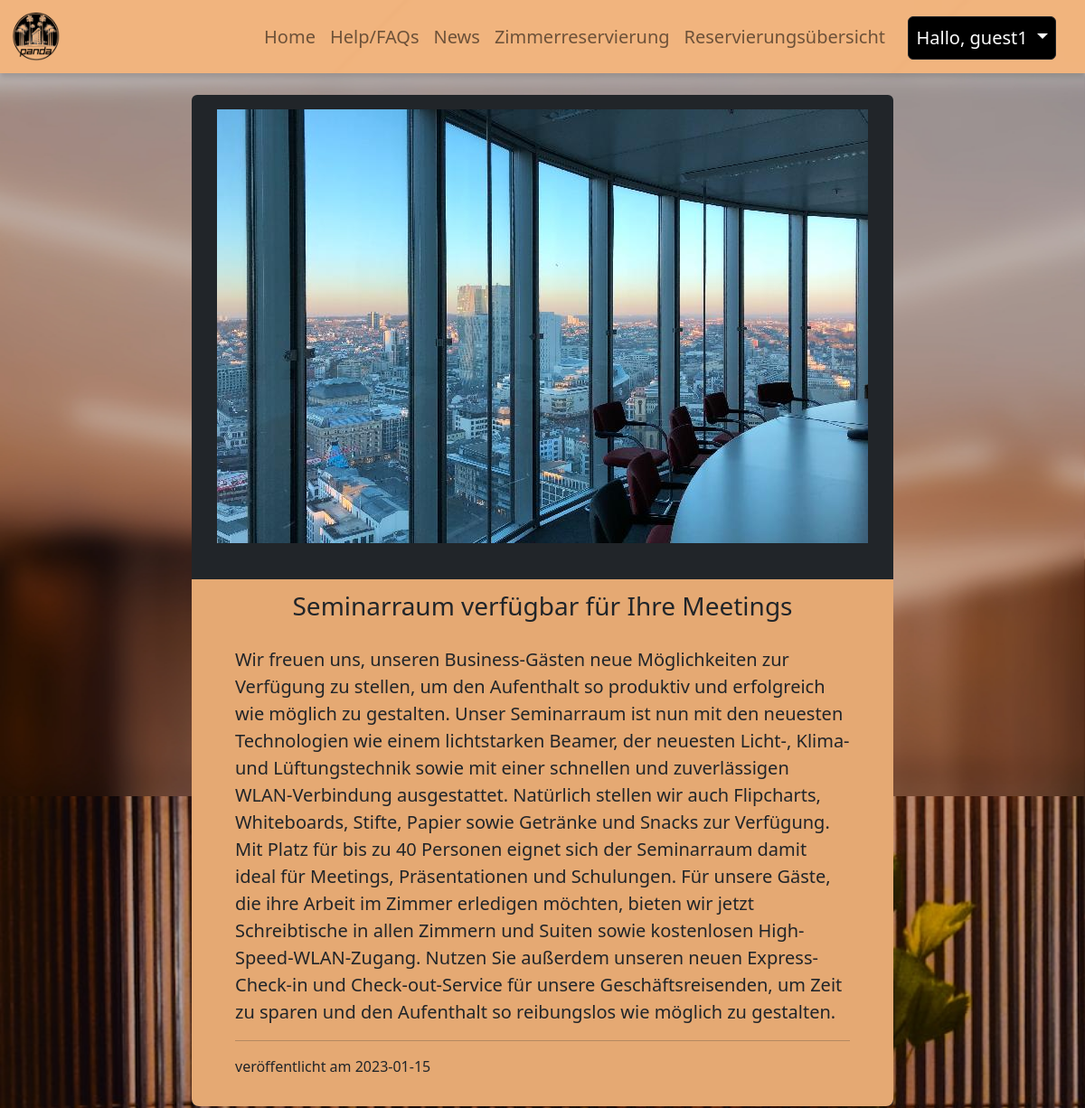
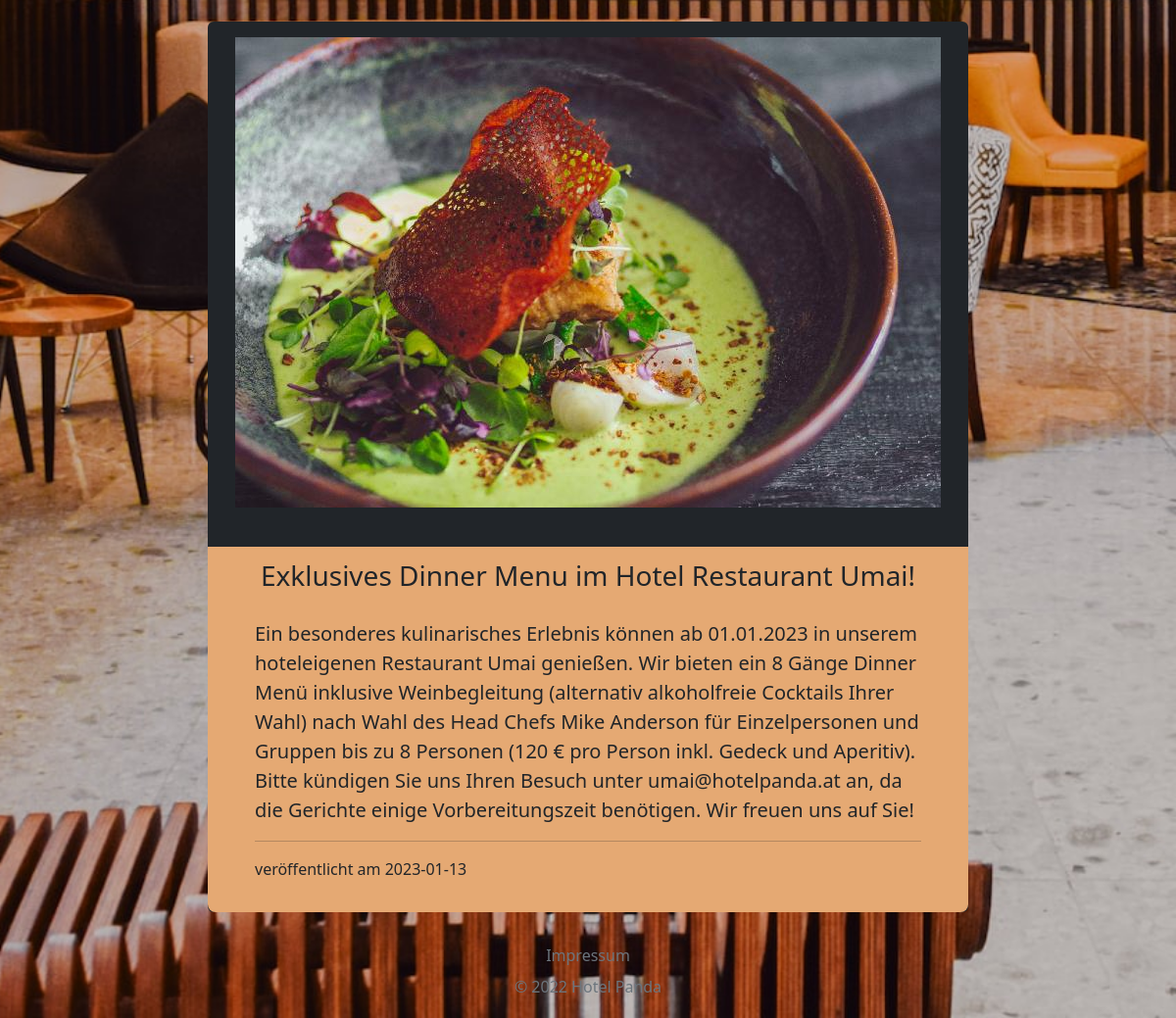
/index.php?page=news (signed in), run on the app's committed database (2 pictures, top to bottom).
### tables this page shows
CREATE TABLE `news` (
  `newsid` int(11) NOT NULL,
  `newsfile_path` varchar(255) NOT NULL,
  `newstitle` varchar(255) NOT NULL,
  `newsarticle` varchar(2000) NOT NULL,
  `newsdate` timestamp NOT NULL DEFAULT current_timestamp()
);

### inc/news.php (the view, shortened to what this page needs)
<div class="overflow-auto body-home d-flex flex-column min-vh-100 bg-image-blur overflow-visible">
    <?php
    require_once './utils/dbaccess.php';
    if (empty(mysqli_connect_error())) {
        try {
            $sql = "SELECT newsid, newsfile_path, newstitle, newsarticle, newsdate FROM news ORDER BY newsdate DESC";
            $result = $conn->query($sql);
            if ($result->num_rows > 0) {
                echo '
                <div class="col-lg-8 container  mx-auto">';
                while ($row = $result->fetch_assoc()) {
                    echo '
                    <div class="col-lg-12 mt-4  ">
                    <div class="bg-dark pt-3 rounded">';
                    if (!empty($row["newsfile_path"])) {
                        echo '<img class="img-fluid   " src="' . $row["newsfile_path"] . '"> <br>';
                    }
                    echo '<br>
                            <div class="lead fs-3 mt-3 p-2" style="background-color:#f6b47aec";><strong>' .    $row["newstitle"] . "</strong></div>";
                    echo '<div class="text-start px-5 py-3 news-text lead fw-normal  " style="background-color:#f6b47aec; border-bottom-right-radius:0.5rem; border-bottom-left-radius:0.5rem; ">';
                    echo  $row["newsarticle"];
                    echo "<hr>";
                    echo '<p class="fs-6">veröffentlicht am ' . substr($row['newsdate'], 0, -8) . '</p>';
                    echo "</div>";
                    echo '</div>';
                }
                echo "</div>
                </div>";
            } else {
                echo ' <p class=" style="color:white;" >Bisher wurden noch keine News eingetragen! Wenden Sie sich an einen Admin. ';
            }
        } catch (Exception $err) {
            $uploadError .= "dbErr|";
            $conn->close();
        }
    }
    ?>
</div>

### res/css/styles.css (style rules this page uses)
:root { --main-color: #f6b47aec; --font-color: #0a1d25; --sec-color: #873D48; --ter-color: #b7f8f8; --faq-color: #ffe1c7; }
.bg-image { background-image: url("../img/welcome.jpg"); height: 100vh; background-size: cover; background-position: center; background-attachment: fixed; background-repeat: no-repeat; }
.bg-image-blur { background-image: url("../img/welcome-blur.jpg"); height: 100vh; background-size: cover; background-position: center; background-attachment: fixed; background-repeat: no-repeat; }

### data on the page
news: newsfile_path (picture), newstitle "Seminarraum verfügbar für Ihre Meetings", newsarticle "Wir freuen uns, unseren Business-Gästen neue Möglichkeiten zur Verfügung zu stellen, um den Aufenthalt so produktiv und erfolgreich wie möglich zu gestalten. Unser Seminarraum ist nun mit den neuesten Technologien wie einem lichtstarken Beamer, der neuesten Licht-, Klima- und Lüftungstechnik sowie mit einer schnellen und zuverlässigen WLAN-Verbindung ausgestattet. Natürlich stellen wir auch Flipcharts, Whiteboards, Stifte, Papier sowie Getränke und Snacks zur Verfügung. Mit Platz für bis zu 40 Personen eignet sich der Seminarraum damit ideal für Meetings, Präsentationen und Schulungen. Für unsere Gäste, die ihre Arbeit im Zimmer erledigen möchten, bieten wir jetzt Schreibtische in allen…", newsdate "2023-01-15"
news: newsfile_path (picture), newstitle "Exklusives Dinner Menu im Hotel Restaurant Umai!", newsarticle "Ein besonderes kulinarisches Erlebnis können ab 01.01.2023 in unserem hoteleigenen Restaurant Umai genießen. Wir bieten ein 8 Gänge Dinner Menü inklusive Weinbegleitung (alternativ alkoholfreie Cocktails Ihrer Wahl) nach Wahl des Head Chefs Mike Anderson für Einzelpersonen und Gruppen bis zu 8 Personen (120 € pro Person inkl. Gedeck und Aperitiv). Bitte kündigen Sie uns Ihren Besuch unter umai@hotelpanda.at an, da die Gerichte einige Vorbereitungszeit benötigen. Wir freuen uns auf Sie!", newsdate "2023-01-13"

### other printed values
$_SESSION["useruid"] "guest1"
